Frame 1 (no input): blank canvas, image omitted
Frame 60 (the mouse pressed at the canvas centre just before this capture): blank canvas, image omitted
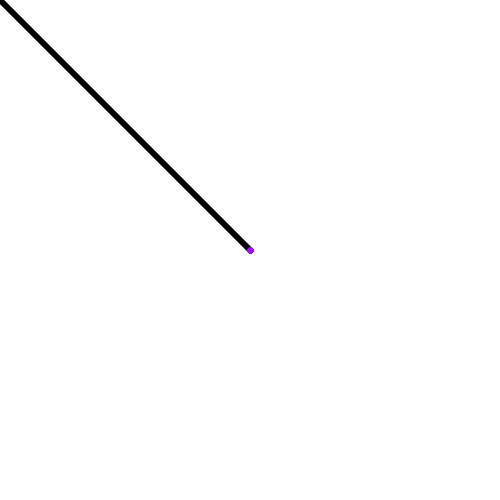
Frame 120 (the mouse held since frame 60 and released just before this capture)

The Processing sketch whose frames 1 and 60 were blank and that drew this single picture after the mouse press (run headless with seeded random() and noise(); from frame 60 on, the mouse is pressed at the canvas centre):

// Processing sketch: processing_33944
// ── processing_33944.pde

int savedTime;
int totalTime = 2000;


void setup(){
   size(500,500);
   background(255); 
   savedTime = millis(); 
  
}

void draw(){
    //stroke(0,167,178);
    strokeWeight(6);
    if(mousePressed == true){
    line(pmouseX,pmouseY,mouseX,mouseY);  
    }  
  
  int passedTime = millis()-savedTime;
  if(passedTime > totalTime){
    println("I changed the time! yay!");
    float b = random(0,255);
    stroke(b,10,255);
    savedTime = millis ();
}

}
